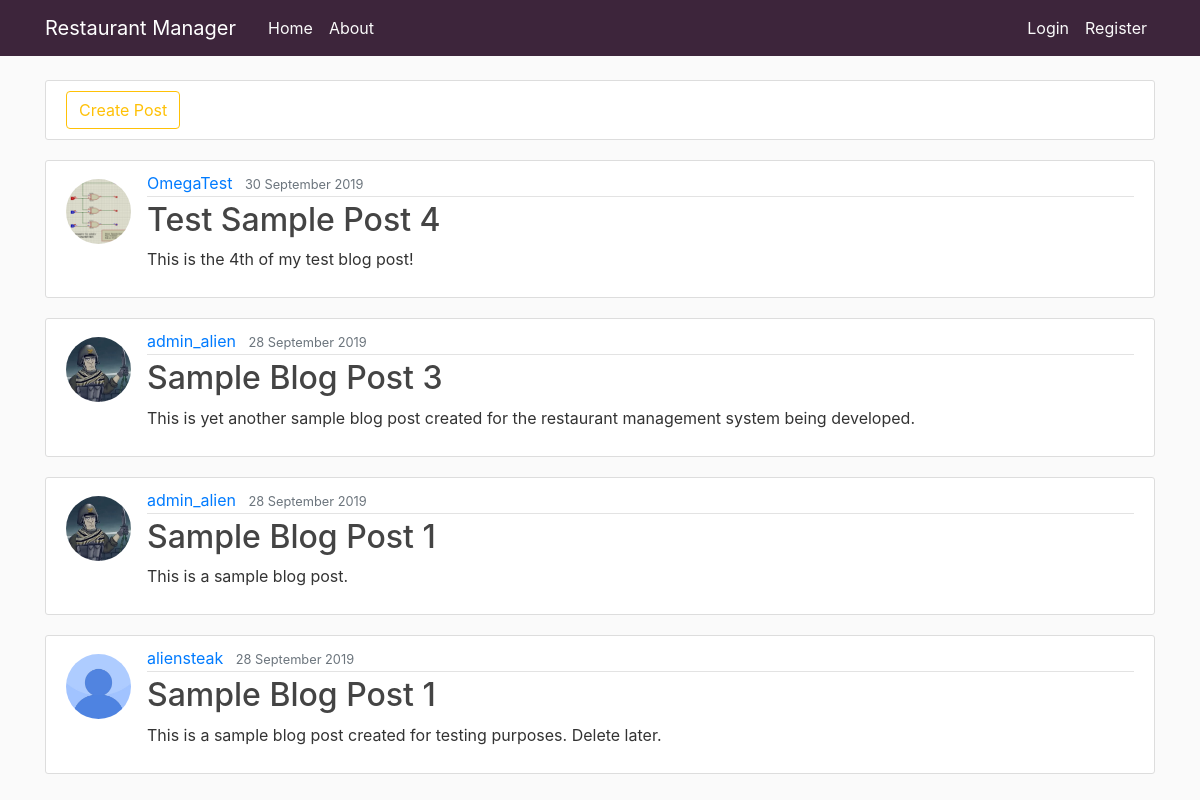
Screenshot of /blog/ with the database file from the repository.
### blog/models.py (models this page shows, shortened)
class Post(models.Model):
	title = models.CharField(max_length=100)
	content = models.TextField()
	date_posted = models.DateTimeField(default=timezone.now)
	author = models.ForeignKey(User, on_delete=models.CASCADE)

### users/models.py (models this page shows, shortened)
class Profile(models.Model):
	user = models.OneToOneField(User, on_delete=models.CASCADE)
	image = models.ImageField(default='default.jpg', upload_to='profile_pics')

### blog/views.py (the view)
# urls.py: path('', views.PostListView.as_view(), name="blog-home"),
class PostListView(ListView):
	model = Post
	template_name = 'blog/home.html' # <app>/<model>_<viewtype>.html
	context_object_name = 'posts'
	ordering = ['-date_posted']

### blog/templates/blog/home.html (shortened to what this page needs)
{% extends "blog/base.html" %}
{% block content %}
	<article class="media content-section">
		<button class="btn btn-outline-warning">Create Post</button>
	</article>
	{% for post in posts %}
		<article class="media content-section">
			<img class="rounded-circle article-img mt-2" src="{{ post.author.profile.image.url }}">
			<div class="media-body">
			    <div class="article-metadata">
			      <a class="mr-2" href="#">{{ post.author }}</a>
			      <small class="text-muted">{{ post.date_posted|date:'j F Y' }}</small>
			    </div>
			    <h2><a class="article-title" href="{% url 'blog-detail' post.id %}">{{ post.title }}</a></h2>
			    <p class="article-content">{{ post.content }}</p>
			</div>
		</article>
	{% endfor %}
{% endblock content %}

### blog/static/blog/css/style.css (style rules this page uses)
:root { --main-accent: #3D253B; --main-accent-text: #FAFAFA; }
body { background: #fafafa; color: #333333; margin-top: 5rem; }
h1, h2, h3, h4, h5, h6 { color: #444444; }
.content-section { background: #ffffff; padding: 10px 20px; border: 1px solid #dddddd; border-radius: 3px; margin-bottom: 20px; }
.article-title { color: #444444; }
.article-content { white-space: pre-line; }
.article-img { height: 65px; width: 65px; margin-right: 16px; }
.article-metadata { padding-bottom: 1px; margin-bottom: 4px; border-bottom: 1px solid #e3e3e3 }

### rows the page displays
Post: author.profile.image (picture), author "OmegaTest", date_posted "30 September 2019", title "Test Sample Post 4", content "This is the 4th of my test blog post!"
Post: author.profile.image (picture), author "admin_alien", date_posted "28 September 2019", title "Sample Blog Post 3", content "This is yet another sample blog post created for the restaurant management system being developed."
Post: author.profile.image (picture), author "admin_alien", date_posted "28 September 2019", title "Sample Blog Post 1", content "This is a sample blog post."
Post: author.profile.image (placeholder picture), author "aliensteak", date_posted "28 September 2019", title "Sample Blog Post 1", content "This is a sample blog post created for testing purposes. Delete later."
